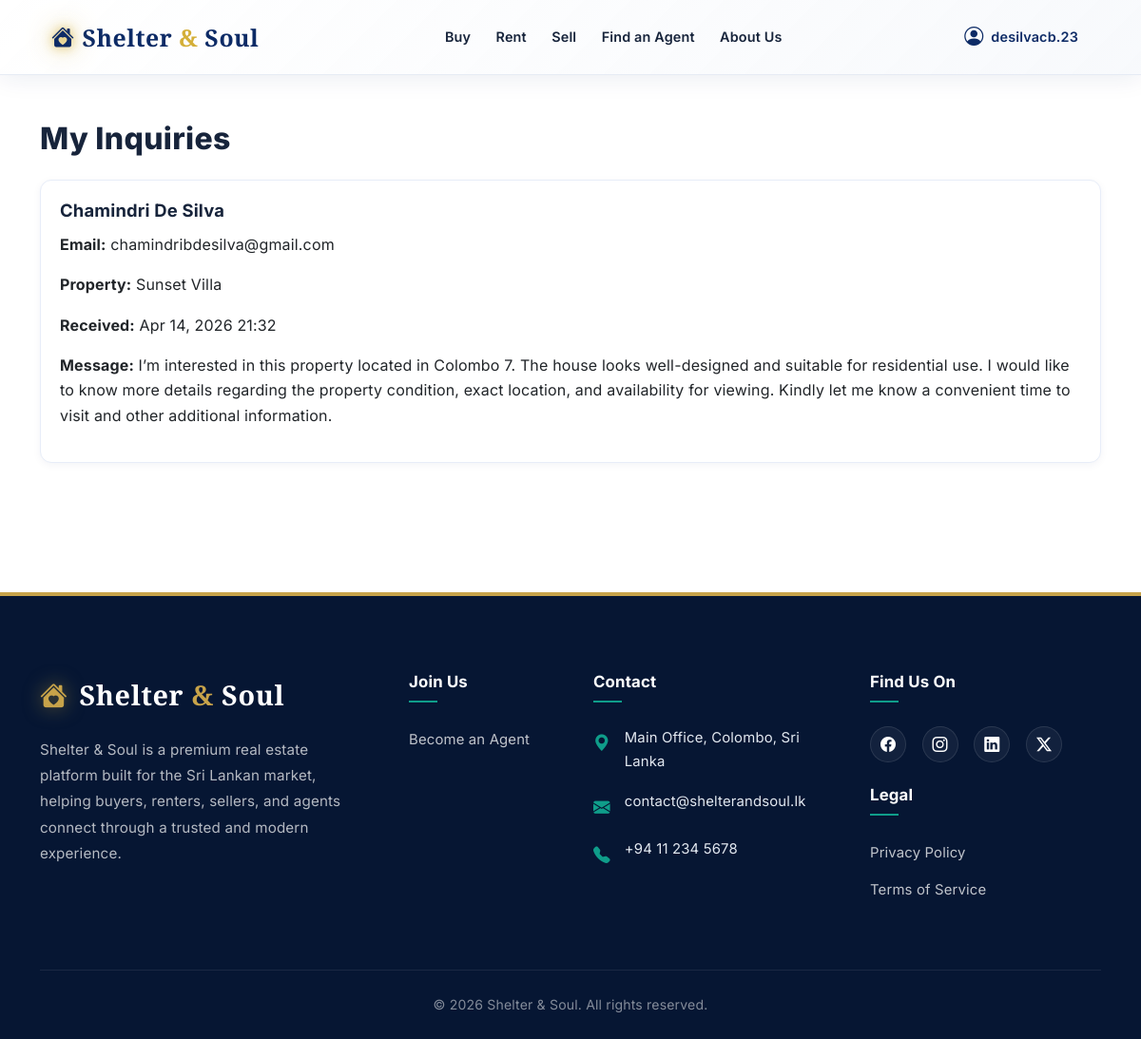
Page /inquiries/ (signed in) on the committed database.
### listings/models.py (models this page shows, shortened)
class Inquiry(models.Model):
    property = models.ForeignKey(Property, on_delete=models.CASCADE, related_name="inquiries")
    user = models.ForeignKey(User, on_delete=models.SET_NULL, null=True, blank=True)
    name = models.CharField(max_length=150, default="Unknown")
    email = models.EmailField(default="unknown@example.com")
    message = models.TextField()
    created_at = models.DateTimeField(auto_now_add=True)

class Property(models.Model):
    LISTING_CATEGORIES = [
        ("Sell", "Sell"),
        ("Rent", "Rent"),
    ]
    PROPERTY_TYPES = [
        ("Residential", "Residential"),
        ("Apartment", "Apartment"),
        ("Commercial", "Commercial"),
        ("Land", "Land"),
    ]
    SIZE_UNITS = [
        ("sqft", "sqft"),
        ("acres", "Acres"),
        ("perch", "Perch"),
    ]
    name = models.CharField(max_length=255)
    location = models.CharField(max_length=255)
    price = models.DecimalField(max_digits=10, decimal_places=2)
    listing_category = models.CharField(max_length=20, choices=LISTING_CATEGORIES, default="Sell")
    property_type = models.CharField(
        max_length=100,
        choices=PROPERTY_TYPES,
        default="Residential"
    )
    description = models.TextField()
    number_of_rooms = models.PositiveIntegerField(null=True, blank=True)
    number_of_bathrooms = models.PositiveIntegerField(null=True, blank=True)
    size_sqft = models.DecimalField("Size", max_digits=12, decimal_places=2, null=True, blank=True)
    size_unit = models.CharField(max_length=20, choices=SIZE_UNITS, default="sqft")
    walkthrough_video = models.FileField(upload_to="", null=True, blank=True)
    video_url = models.URLField(blank=True)
    address = models.CharField(max_length=255, blank=True)
    latitude = models.DecimalField(max_digits=9, decimal_places=6, null=True, blank=True)
    longitude = models.DecimalField(max_digits=9, decimal_places=6, null=True, blank=True)
    owner = models.ForeignKey(User, on_delete=models.SET_NULL, null=True, blank=True, related_name="properties")

### listings/views.py (the view)
# urls.py: path("inquiries/", views.view_inquiries, name="view_inquiries"),
@login_required
def view_inquiries(request):
    inquiries = Inquiry.objects.filter(user=request.user).order_by("-id")
    return render(request, "listings/view_inquiries.html", {"inquiries": inquiries})

### listings/context_processors.py (called while the page is built)
def seller_permissions(request):
    user = getattr(request, "user", None)
    can_post = False
    if user and user.is_authenticated:
        has_approved_lead = user.sell_leads.filter(status="Approved").exists()
        profile, _ = UserProfile.objects.get_or_create(user=user)
        if profile.can_post_property != has_approved_lead:
            profile.can_post_property = has_approved_lead
            profile.save(update_fields=["can_post_property"])
        can_post = has_approved_lead
    return {"user_can_post_property": can_post}

### listings/templates/listings/view_inquiries.html
{% extends "listings/base.html" %}
{% block content %}
<h2 class="mb-4">My Inquiries</h2>
{% if inquiries %}
<div class="card-grid">
    {% for inquiry in inquiries %}
    <div class="card">
        <div class="card-body">
            <h3>{{ inquiry.name }}</h3>
            <p><strong>Email:</strong> {{ inquiry.email }}</p>
            <p><strong>Property:</strong> {{ inquiry.property.name }}</p>
            <p><strong>Received:</strong> {{ inquiry.created_at|date:"M d, Y H:i" }}</p>
            <p><strong>Message:</strong> {{ inquiry.message }}</p>
        </div>
    </div>
    {% endfor %}
</div>
{% else %}
<p>No inquiries have been submitted yet.</p>
{% endif %}
{% endblock %}

### listings/templates/listings/base.html (shortened to what this page needs)
<!DOCTYPE html>
<html lang="en">
<head>
    <link href="https://cdn.jsdelivr.net/npm/bootstrap@5.3.2/dist/css/bootstrap.min.css" rel="stylesheet">
    <link rel="stylesheet" href="https://cdn.jsdelivr.net/npm/bootstrap-icons@1.11.1/font/bootstrap-icons.css">
</head>
<body>
    <nav id="mainNavbar"
        class="navbar navbar-expand-lg {% if request.resolver_match.url_name == 'home' %}navbar-home navbar-dark{% else %}navbar-light navbar-glass sticky-top{% endif %}">
        <div class="container-xl px-4">
            <a class="navbar-brand d-flex align-items-center gap-2" href="{% url 'home' %}">
                <span class="navbar-brand-icon-glow" aria-hidden="true"><i class="bi bi-house-heart-fill fs-4"></i></span>
                <span>Shelter <span style="color:#D4AF37;">&amp;</span> Soul</span>
            </a>
            <div class="collapse navbar-collapse" id="navbarNav">
                <ul class="navbar-nav mx-auto mb-2 mb-lg-0">
                    <li class="nav-item">
                        <a class="nav-link {% if request.resolver_match.url_name == 'property_list' and request.GET.type == 'buy' %}active{% endif %}"
                            href="{% url 'property_list' %}?type=buy">Buy</a>
                    </li>
                    <li class="nav-item">
                        <a class="nav-link {% if request.resolver_match.url_name == 'property_list' and request.GET.type == 'rent' %}active{% endif %}"
                            href="{% url 'property_list' %}?type=rent">Rent</a>
                    </li>
                    <li class="nav-item">
                        <a class="nav-link {% if request.resolver_match.url_name == 'sell' %}active{% endif %}"
                            href="{% url 'sell' %}">Sell</a>
                    </li>
                    <li class="nav-item">
                        <a class="nav-link {% if request.resolver_match.url_name == 'find_agent' %}active{% endif %}"
                            href="{% url 'find_agent' %}">Find an Agent</a>
                    </li>
                    <li class="nav-item">
                        <a class="nav-link {% if request.resolver_match.url_name == 'about' %}active{% endif %}"
                            href="{% url 'about' %}">About Us</a>
                    </li>
                </ul>
                <ul class="navbar-nav align-items-center gap-1">
                    {% if user.is_authenticated %}
                    <li class="nav-item dropdown">
                        <a class="nav-link dropdown-toggle d-flex align-items-center gap-2 fw-semibold {% if request.resolver_match.url_name != 'home' %}text-primary{% else %}text-white{% endif %}"
                            href="#" id="profileDropdown" role="button" data-bs-toggle="dropdown" aria-expanded="false"
                            aria-label="My profile menu">
                            <i class="bi bi-person-circle fs-5 flex-shrink-0"></i>
                            <span class="nav-user-name d-none d-md-inline">{{ user.get_full_name|default:user.username }}</span>
                        </a>
                    </li>
                    {% endif %}
                </ul>
            </div>
        </div>
    </nav>
    <main class="{% block main_class %}container my-5{% endblock %}">
        {% block content %}{% endblock %}
    </main>
    <footer class="footer">
        <div class="container">
            <div class="row g-5">
                <div class="col-lg-4 col-md-6">
                    <a href="{% url 'home' %}" class="footer-logo">
                        <i class="bi bi-house-heart-fill"></i>
                        <span>Shelter <span>&amp;</span> Soul</span>
                    </a>
                    <p class="footer-text mt-3">
                        Shelter & Soul is a premium real estate platform built for the Sri Lankan market, helping buyers, renters, sellers, and agents connect through a trusted and modern experience.
                    </p>
                </div>
                <div class="col-lg-2 col-md-6">
                    <h5 class="footer-heading">Join Us</h5>
                    <ul class="footer-link-group">
                        <li><a href="mailto:contact@shelterandsoul.lk">Become an Agent</a></li>
                    </ul>
                </div>
                <div class="col-lg-3 col-md-6">
                    <h5 class="footer-heading">Contact</h5>
                    <div class="footer-contact-item">
                        <i class="bi bi-geo-alt-fill"></i>
                        <span>Main Office, Colombo, Sri Lanka</span>
                    </div>
                    <div class="footer-contact-item">
                        <i class="bi bi-envelope-fill"></i>
                        <span>contact@shelterandsoul.lk</span>
                    </div>
                    <div class="footer-contact-item">
                        <i class="bi bi-telephone-fill"></i>
                        <span>+94 11 234 5678</span>
                    </div>
                </div>
                <div class="col-lg-3 col-md-6">
                    <h5 class="footer-heading">Find Us On</h5>
                    <div class="social-icons mb-4">
                        <a href="#" class="social-link" title="Facebook"><i class="bi bi-facebook"></i></a>
                        <a href="#" class="social-link" title="Instagram"><i class="bi bi-instagram"></i></a>
                        <a href="#" class="social-link" title="LinkedIn"><i class="bi bi-linkedin"></i></a>
                        <a href="#" class="social-link" title="Twitter/X"><i class="bi bi-twitter-x"></i></a>
                    </div>
                    <h5 class="footer-heading">Legal</h5>
                    <ul class="footer-link-group">
                        <li><a href="#">Privacy Policy</a></li>
                        <li><a href="#">Terms of Service</a></li>
                    </ul>
                </div>
            </div>
            <div class="footer-bottom">
                <div class="row align-items-center">
                    <div class="col-md-12 text-center">
                        <p class="footer-bottom-text">&copy; 2026 Shelter &amp; Soul. All rights reserved.</p>
                    </div>
                </div>
            </div>
        </div>
    </footer>
</body>
</html>

### rows in the picture
Inquiry: name "Chamindri De Silva", email "chamindribdesilva@gmail.com", property.name "Sunset Villa", created_at "Apr 14, 2026 21:32", message "I’m interested in this property located in Colombo 7. The house looks well-designed and suitable for residential use. I would like to know more details regarding the property condition, exact location, and availability for viewing. Kindly let me know a convenient time to visit and other additional information."

### other values in the picture
{{ user.get_full_name|default:user.username }} "desilvacb.23"
